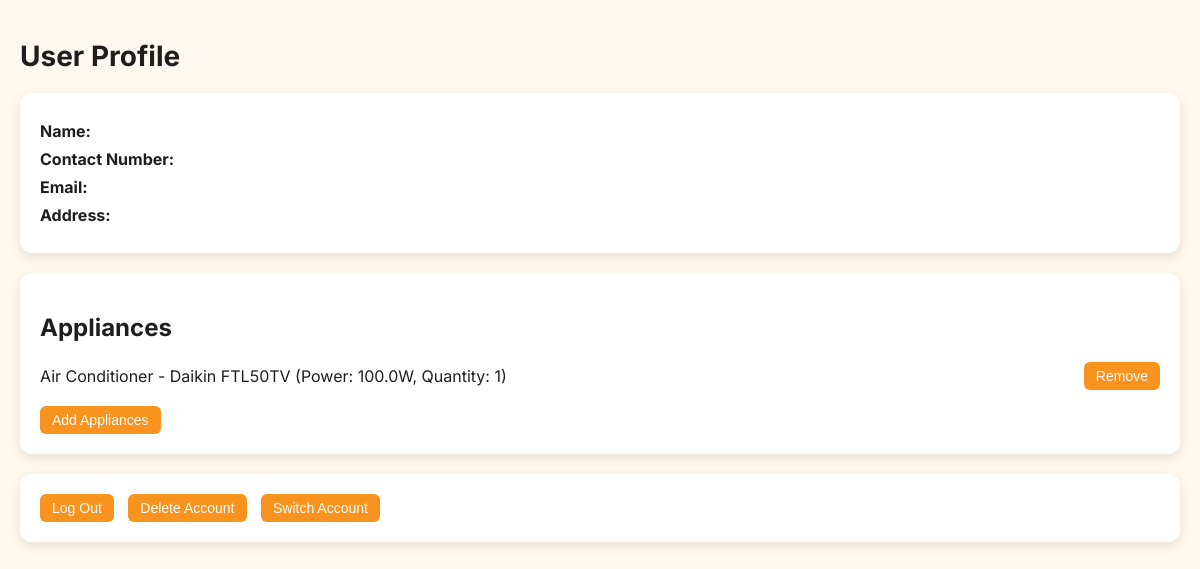
Screenshot of /profile/ (signed in) with the database file from the repository.
### users/models.py (models this page shows, shortened)
class Appliance(models.Model):
    user_profile = models.ForeignKey(UserProfile, on_delete=models.CASCADE, related_name='appliances')
    name = models.CharField(max_length=255)
    power_rating = models.FloatField(help_text="Power rating in watts")
    quantity = models.PositiveIntegerField(default=1)
    days_used_per_week = models.PositiveIntegerField(default=7, help_text="Number of days appliance is used per week")
    usage_time = models.FloatField(default=1.0, help_text="Daily usage time in hours")

### users/views_profile.py (the view)
# urls.py: path('profile/', views_profile.profile_view, name='profile'),
@never_cache
@login_required(login_url='login')
def profile_view(request):
    from .models import UserProfile, Appliance
    user_profile = UserProfile.objects.get(user=request.user)
    appliances = Appliance.objects.filter(user_profile=user_profile)
    context = {
        'user_profile': user_profile,
        'appliances': appliances,
    }
    return render(request, 'profile.html', context)

### Templates/profile.html (shortened to what this page needs)
<!DOCTYPE html>
<html lang="en">
<head>
</head>
<body>
  <h1>User Profile</h1>
  <div class="profile-info">
    <p><strong>Name:</strong> {{ full_name }}</p>
    <p><strong>Contact Number:</strong> {{ contact_number }}</p>
    <p><strong>Email:</strong> {{ email }}</p>
    <p><strong>Address:</strong> {{ physical_address }}</p>
  </div>
  <div class="appliance-list">
    <h2>Appliances</h2>
    <ul>
      {% for appliance in appliances %}
      <li>
        {{ appliance.name }} (Power: {{ appliance.power_rating }}W, Quantity: {{ appliance.quantity }})
        <form method="post" action="{% url 'remove_appliance' appliance.id %}" style="display:inline;">
          <button type="submit">Remove</button>
        </form>
      </li>
      {% empty %}
      <li>No appliances added.</li>
      {% endfor %}
    </ul>
    <a href="{% url 'add_appliances' %}"><button>Add Appliances</button></a>
  </div>
  <div class="actions">
    <form method="post" action="{% url 'logout' %}" style="display:inline;">
      <button type="submit">Log Out</button>
    </form>
    <form method="post" action="{% url 'delete_account' %}" style="display:inline;">
      <button type="submit" onclick="return confirm('Are you sure you want to delete your account? This action cannot be undone.')">Delete Account</button>
    </form>
    <form method="post" action="{% url 'switch_account' %}" style="display:inline;">
      <button type="submit">Switch Account</button>
    </form>
  </div>
</body>
</html>

### Templates/profile.html (style rules this page uses)
body { font-family: 'Inter', sans-serif; background-color: #fff8f0; color: #1e1e1e; margin: 0; padding: 20px; }
h1 { font-size: 28px; margin-bottom: 20px; }
.profile-info, .appliance-list, .actions { background: #fff; border-radius: 12px; padding: 20px; margin-bottom: 20px; box-shadow: 0 4px 12px rgba(0,0,0,0.1); }
.profile-info p { margin: 8px 0; font-size: 16px; }
.appliance-list ul { list-style: none; padding-left: 0; }
.appliance-list li { margin: 8px 0; font-size: 16px; display: flex; justify-content: space-between; align-items: center; }
button { background-color: #f7931e; border: none; color: white; padding: 6px 12px; border-radius: 6px; cursor: pointer; font-size: 14px; }
.actions button { margin-right: 10px; }

### rows the page displays
Appliance: name "Air Conditioner - Daikin FTL50TV", power_rating "100.0", quantity "1"
